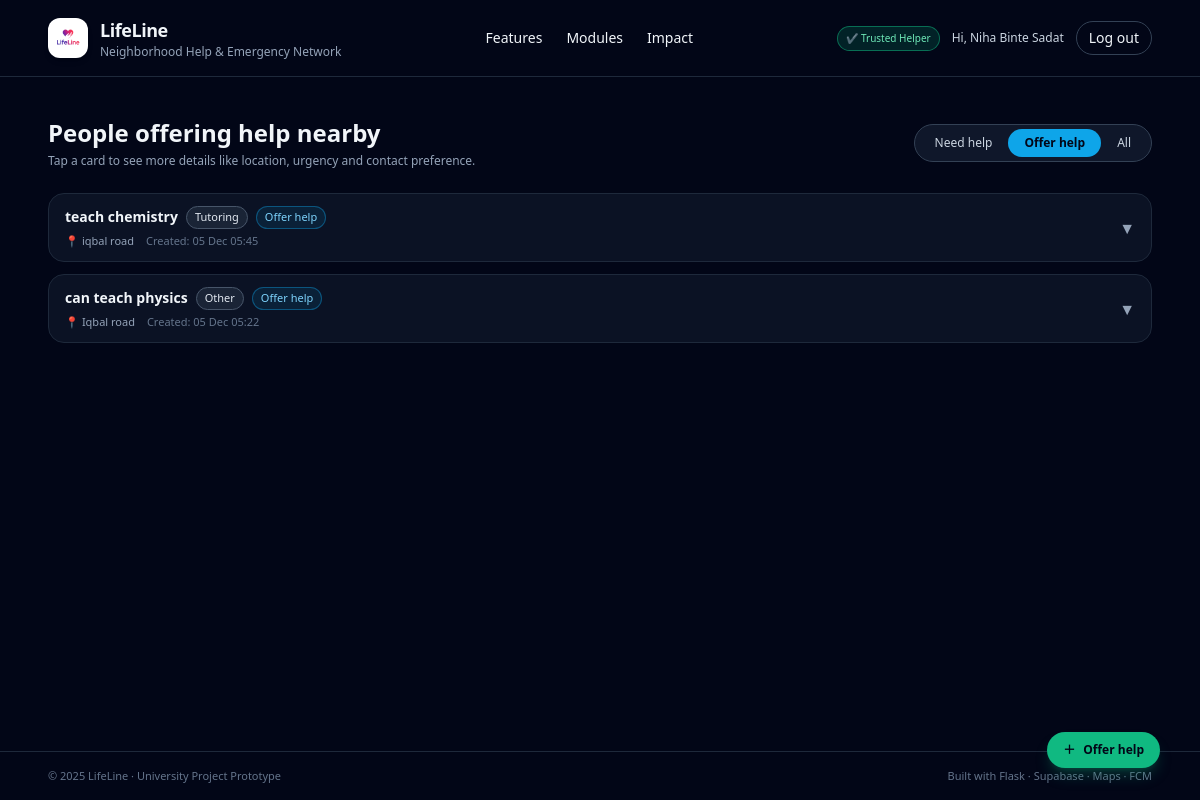
Page /requests?mode=offer (signed in) on the committed database.
### app.py (models this page shows, shortened)
class User(db.Model):
    id = db.Column(db.Integer, primary_key=True)
    email = db.Column(db.String(255), unique=True, nullable=False)
    name = db.Column(db.String(120), nullable=False)
    password_hash = db.Column(db.String(255), nullable=True)
    is_trusted_helper = db.Column(db.Boolean, default=False)
    govt_id_number = db.Column(db.String(50), nullable=True)
    firebase_uid = db.Column(db.String(255), unique=True, nullable=True)
    otp_code = db.Column(db.String(6), nullable=True)
    otp_expires_at = db.Column(db.DateTime, nullable=True)
    id_verification_status = db.Column(db.String(20), default="none")  # none/pending/approved/rejected
    id_document_note = db.Column(db.String(255), nullable=True)

class Request(db.Model):
    __tablename__ = "requests"
    id = db.Column(db.Integer, primary_key=True)
    user_id = db.Column(db.Integer, db.ForeignKey("user.id"), nullable=False)
    title = db.Column(db.String(255), nullable=False)
    category = db.Column(db.String(50), nullable=False)  # medicine, food, tutoring, repair, ride, ...
    description = db.Column(db.Text, nullable=True)
    lat = db.Column(db.Float, nullable=True)
    lng = db.Column(db.Float, nullable=True)
    area = db.Column(db.String(150), nullable=True)         # e.g. Mohammadpur, Iqbal Road
    landmark = db.Column(db.String(150), nullable=True)     # nearest mosque / school
    urgency = db.Column(db.String(50), nullable=True)       # low / normal / high / emergency
    time_window = db.Column(db.String(50), nullable=True)   # anytime_today / this_week / ...
    contact_method = db.Column(db.String(50), nullable=True)  # lifeline_chat / phone / ...
    contact_info = db.Column(db.String(100), nullable=True)   # phone / WhatsApp etc.
    is_offer = db.Column(db.Boolean, default=False)        # false = Need Help, true = Offering Help
    radius_pref = db.Column(db.String(50), nullable=True)  # e.g. "2" (km)
    frequency = db.Column(db.String(50), nullable=True)    # one_time / few_times_week / daily
    image_url = db.Column(db.String(300), nullable=True)
    created_at = db.Column(db.DateTime, default=datetime.utcnow, nullable=False)
    expires_at = db.Column(db.DateTime, nullable=False)
    status = db.Column(db.String(20), default="open")  # open / claimed / closed
    user = db.relationship("User", backref="requests")

### app.py (the view)
@app.route("/requests")
@login_required
def list_requests():
    now = datetime.utcnow()
    mode = request.args.get("mode", "need")  # default: show need-help posts
    q = Request.query.filter(
        Request.expires_at > now,
        Request.status == "open",
    )
    if mode == "offer":
        q = q.filter(Request.is_offer == True)  # noqa: E712
    elif mode == "need":
        q = q.filter(Request.is_offer == False)  # noqa: E712
    requests_list = q.order_by(Request.created_at.desc()).all()
    return render_template(
        "list_requests.html",
        requests=requests_list,
        mode=mode,
    )

### app.py (called while the page is built)
def current_user():
    if "user_id" in session:
        return User.query.get(session["user_id"])
    return None

def login_required(view_func):
    from functools import wraps
    @wraps(view_func)
    def wrapper(*args, **kwargs):
        if "user_id" not in session:
            next_url = request.path
            return redirect(url_for("login", next=next_url))
        return view_func(*args, **kwargs)
    return wrapper

@app.context_processor
def inject_user():
    return dict(current_user=current_user())

### templates/list_requests.html (shortened to what this page needs)
{% extends "base.html" %}
{% block content %}
<div class="w-full max-w-6xl mx-auto px-6 py-10">
  <div class="flex flex-col md:flex-row md:items-center md:justify-between gap-4 mb-6">
    <div>
      <h2 class="text-2xl font-bold text-slate-100">
        {% if mode == 'offer' %}
          People offering help nearby
        {% elif mode == 'all' %}
          All open requests
        {% else %}
          People who need help
        {% endif %}
      </h2>
      <p class="text-xs text-slate-400 mt-1">
        Tap a card to see more details like location, urgency and contact preference.
      </p>
    </div>
    <div class="inline-flex rounded-full bg-slate-900 border border-slate-700 p-1 text-xs">
      <a href="{{ url_for('list_requests', mode='need') }}"
         class="px-4 py-1.5 rounded-full transition
         {% if mode == 'need' %}bg-emerald-500 text-slate-950 font-semibold{% else %}text-slate-300 hover:bg-slate-800{% endif %}">
        Need help
      </a>
      <a href="{{ url_for('list_requests', mode='offer') }}"
         class="px-4 py-1.5 rounded-full transition
         {% if mode == 'offer' %}bg-sky-500 text-slate-950 font-semibold{% else %}text-slate-300 hover:bg-slate-800{% endif %}">
        Offer help
      </a>
      <a href="{{ url_for('list_requests', mode='all') }}"
         class="px-4 py-1.5 rounded-full transition
         {% if mode == 'all' %}bg-slate-200 text-slate-900 font-semibold{% else %}text-slate-300 hover:bg-slate-800{% endif %}">
        All
      </a>
    </div>
  </div>
  {% if requests %}
  <div class="space-y-3">
    {% for r in requests %}
    <div class="rounded-2xl border border-slate-800 bg-slate-900/70 overflow-hidden">
      <button type="button"
              class="w-full flex items-center justify-between px-4 py-3 text-left hover:bg-slate-900/90 transition"
              onclick="toggleDetails('{{ r.id }}')">
        <div class="flex-1 min-w-0">
          <div class="flex flex-wrap items-center gap-2">
            <p class="font-semibold text-sm text-slate-100 truncate">
              {{ r.title }}
            </p>
            <span class="text-[11px] px-2 py-0.5 rounded-full
                         border border-slate-600 text-slate-200 bg-slate-800/80">
              {{ r.category|capitalize }}
            </span>
            {% if r.is_offer %}
            <span class="text-[11px] px-2 py-0.5 rounded-full bg-sky-500/10 text-sky-300 border border-sky-500/40">
              Offer help
            </span>
            {% else %}
            <span class="text-[11px] px-2 py-0.5 rounded-full bg-emerald-500/10 text-emerald-300 border border-emerald-500/40">
              Needs help
            </span>
            {% endif %}
          </div>
          <div class="mt-1 flex flex-wrap items-center gap-x-3 gap-y-1 text-[11px] text-slate-400">
            {% if r.area %}
            <span>📍 {{ r.area }}</span>
            {% endif %}
            <span class="text-slate-500">
              Created: {{ r.created_at.strftime('%d %b %H:%M') }}
            </span>
          </div>
        </div>
        <div class="ml-3">
          <span id="icon-{{ r.id }}" data-icon
                class="inline-block transition-transform duration-150 text-slate-400">
            ▼
          </span>
        </div>
      </button>
    </div>
    {% endfor %}
  </div>
  {% else %}
  <div class="mt-10 text-center text-sm text-slate-400">
    No open requests found in this category yet.
  </div>
  {% endif %}
</div>
{% if mode == 'offer' %}
  {% set fab_label = "Offer help" %}
  {% set fab_href = url_for('can_help') %}
{% else %}
  {% set fab_label = "Request help" %}
  {% set fab_href = url_for('need_help') %}
{% endif %}
<a href="{{ fab_href }}"
   class="fixed bottom-6 right-6 md:bottom-8 md:right-10 z-20 inline-flex items-center gap-2
          px-4 py-2.5 rounded-full shadow-lg shadow-emerald-500/25
          bg-emerald-500 hover:bg-emerald-400 text-slate-950 text-xs font-semibold transition">
  <span>＋</span>
  <span>{{ fab_label }}</span>
</a>
{% endblock %}

### templates/base.html (shortened to what this page needs)
<!DOCTYPE html>
<html lang="en">
  <head>
    <script src="https://cdn.tailwindcss.com"></script>
    <link
      rel="stylesheet"
      href="{{ url_for('static', filename='css/main.css') }}"
    />
  </head>
  <body class="bg-slate-950 text-slate-100 min-h-screen flex flex-col">
    <header class="w-full border-b border-slate-800">
      <nav class="w-full px-6 md:px-12 py-4 flex items-center justify-between">
        <a
          href="{{ url_for('home') }}"
          class="flex items-center gap-3 hover:opacity-80 transition"
        >
          <div
            class="h-10 w-10 rounded-xl bg-white flex items-center justify-center shadow-md"
          >
            <img
              src="{{ url_for('static', filename='images/lifeline_logo.png') }}"
              alt="LifeLine Logo"
              class="h-8 w-8 object-contain"
            />
          </div>
          <div>
            <h1 class="text-lg font-semibold tracking-tight">LifeLine</h1>
            <p class="text-xs text-slate-400">
              Neighborhood Help & Emergency Network
            </p>
          </div>
        </a>
        <div class="hidden md:flex items-center gap-6 text-sm">
          <a href="#features" class="hover:text-emerald-300 transition"
            >Features</a
          >
          <a href="#modules" class="hover:text-emerald-300 transition"
            >Modules</a
          >
          <a href="#impact" class="hover:text-emerald-300 transition">Impact</a>
        </div>
        <div class="flex items-center gap-3">
          {% if session.get('user_id') %}  {% if session.get('is_trusted_helper') %}
          <span
            class="text-[10px] px-2 py-1 rounded-full bg-emerald-600/20 text-emerald-300 border border-emerald-500/50 hidden md:inline"
          >
            ✔ Trusted Helper
          </span>
          {% endif %}
          <span class="hidden md:inline text-xs text-slate-300">
            Hi, {{ session.get('user_name') }}
          </span>
          <a
            href="{{ url_for('logout') }}"
            class="text-xs md:text-sm px-3 py-1.5 rounded-full border border-slate-700 hover:border-rose-400 hover:text-rose-300 transition"
          >
            Log out
          </a>
          {% endif %}
        </div>
      </nav>
    </header>
    <main class="flex-1 w-full">{% block content %}{% endblock %}</main>
    <footer class="border-t border-slate-800">
      <div
        class="w-full px-6 md:px-12 py-4 flex flex-col md:flex-row justify-between items-center gap-2 text-[11px] text-slate-500"
      >
        <p>© 2025 LifeLine · University Project Prototype</p>
        <p>Built with Flask · Supabase · Maps · FCM</p>
      </div>
    </footer>
  </body>
</html>

### static/css/main.css (style rules this page uses)
body { -webkit-font-smoothing: antialiased; }

### rows in the picture
User: get "Niha Binte Sadat"
Request: title "teach chemistry", category "Tutoring", is_offer "Offer help", area "iqbal road", created_at "05 Dec 05:45"
Request: title "can teach physics", category "Other", is_offer "Offer help", area "Iqbal road", created_at "05 Dec 05:22"

### other values in the picture
{{ fab_label }} "Offer help"
